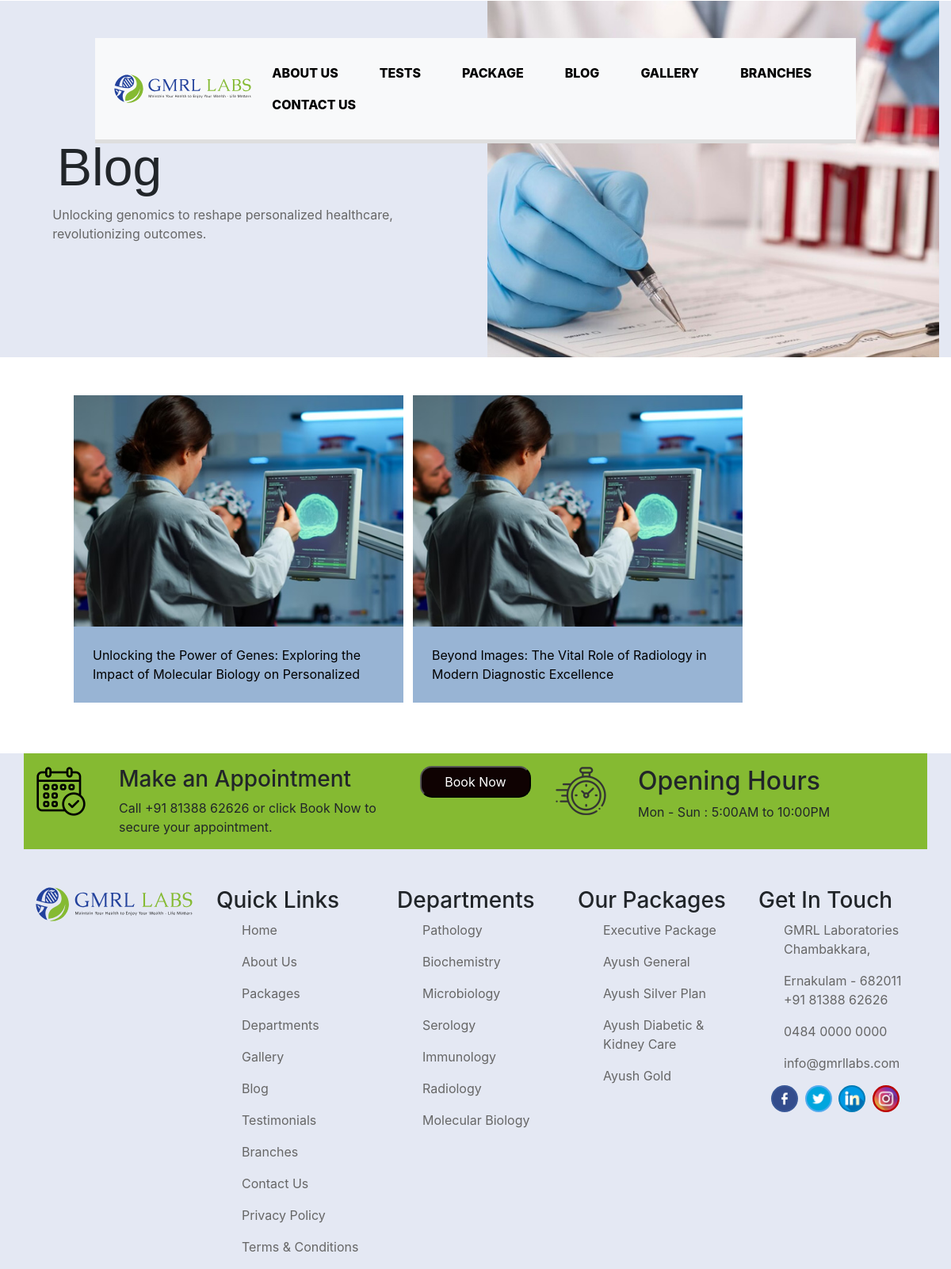
Page /blog on the committed database.
### app/models.py (models this page shows, shortened)
class Blog(models.Model):
    image=models.ImageField(upload_to='img')
    description=models.CharField(max_length=255)

### app/views.py (the view)
# urls.py: path('blog',views.blog,name='blog'),
def blog(request):
    context={}
    m=Blog.objects.all()
    context['m']=m
    return render(request,'blog.html',context)

### app/templates/blog.html (shortened to what this page needs)
<!DOCTYPE html>
<html lang="en">
<head>
    {% load static %}
    <link href="https://cdn.jsdelivr.net/npm/bootstrap@5.1.3/dist/css/bootstrap.min.css" rel="stylesheet">
<link rel="stylesheet" href="{% static 'boot/bootstrap.min.css' %}">
<link rel="stylesheet" href="https://use.fontawesome.com/releases/v5.6.3/css/all.css">
<link rel="stylesheet"   href="{% static 'css/blog.css' %}"  >
</head>
<body>
          <div class="social ">
      <div class="container-fluid ">
        <div class="col-lg  col-md-12 col-sm- col-6">
        <nav class="navbar bg-light navbar-expand-lg mt-5 py-4 px-4 fixed-top">
          <img src="{% static 'images/gmrl-logo.svg' %}" alt="" width="19%" >
          <div class="collapse navbar-collapse" id="navbarSupportedContent">
          <ul class="nav ml-auto">
            <li class="nav-item">
              <a class="nav-link  col" aria-current="page"  href="{%url 'aboutus' %}" >ABOUT US</a>
          </li>
          <li class="nav-item  ">
            <a class="nav-link  col"   href="{%url 'test' %}">TESTS</a>
          </li>
          <li class="nav-item">
            <a class="nav-link  col" href="{%url 'package' %}" >PACKAGE</a>
          </li>
          <li class="nav-item">
            <a class="nav-link col"  href="{%url 'blog' %}">BLOG</a>
          </li>
          <li class="nav-item">
            <a class="nav-link col"  href="{%url 'gallery' %}">GALLERY</a>
          </li>
          <li class="nav-item">
            <a class="nav-link col"  href="{%url 'branches' %}">BRANCHES</a>
          </li>
          <li class="nav-item">
            <a class="nav-link col"  href="{%url 'contactus' %}">CONTACT US</a>
          </li>
          </ul>
        </div>
        </nav>
      </div>
      </div>
                    <div class="container-fluid intro">
                        <div class="row">
                          <div class="col-lg ">
                            <h1 class="intoh">Blog</h1>
                            <p class="inlab">Unlocking genomics to reshape personalized healthcare,<br>
                                revolutionizing outcomes.</p>
                          </div>
                          <div class="col-lg introimg">
                            <img src="{% static 'images/banner2.jpg' %}" alt="">
                          </div>
                        </div>
                      </div>
                      <div class="container mt-5 mb-5 ">
                        <div class="row ">
                          {% for i in m %}
                          <div class="col-lg-4  col-md-8 col-sm-8 col-8 ms-5">
                            <div class="pack" style="width:26rem;">
                              <a href="{% url 'subblog' i.id %} ">
                               <div class="wrapper -2 ">
                                 <img src="{{i.image.url}}" class=" w-100 overla mx-0 " alt="..">
                               </div></a>
                               <p class="p-4 Ayush">{{i.description}} </p>
                               </div>
                          </div>
                          {%endfor%}
                        </div>
                        </div>
                      <div class="container-fluid foot">
                        <div class="row">
                          <div class="col-lg">
                           <div class="container green">
                             <div class="row ">
                              <div class="col-lg mt-3">
                                <img src="{% static 'images/schedule.png' %}" alt="">
                              </div>
                              <div class="col-lg-4 mt-3">
                                <h3>Make an Appointment</h3>
                                <p>Call +91 81388 62626 or click Book Now to secure your appointment.
                                </p>
                              </div>
                              <div class="col-lg mt-3"><a href="{%url 'appointment' %}">
                                <button type="submit" class="button7">Book Now</button></a>
                              </div>
                              <div class="col-lg mt-3">
                                <img src="{% static 'images/openinh-hours-logo.png' %}"  alt="">
                              </div>
                              <div class="col-lg-4 mt-3">
                                <h2>Opening Hours</h2>
                                <p>Mon - Sun : 5:00AM to 10:00PM</p>
                              </div>
                             </div>
                            </div>
                          </div>
                        </div>
                                                  <div class="row mt-5">
                                                    <div class="col-lg">
                                                      <div class="container">
                                                        <div class="row">
                                                          <div class="col-lg mrllogo">
                                                            <img src="{% static 'images/gmrl-logo.svg' %}" alt="">
                                                          </div>
                                                          <div class="col-lg">
                                                            <h3> Quick Links</h3>
                                                           <ul  class="menu">
                                                            <p><a href="{%url 'index'%}" aria-current="page" class="menu">Home</a></p>
                                                              <p><a href="{%url 'aboutus'%}" class="menu">About Us</a></p>
                                                              <p><a href="{%url 'package'%}" class="menu">Packages</a></p>
                                                              <p><a href="{%url 'department'%}" class="menu">Departments</a></li>
                                                                <p><a href="{%url 'gallery'%}" class="menu">Gallery</a></li>
                                                                  <p><a href="{%url 'blog'%}" class="menu">Blog</a></li>
                                                                    <p><a href="{%url 'testimoinal'%}" class="menu">Testimonials</a></li>
                                                                      <p><a href="{%url 'branches'%}" class="menu">Branches</a></li>
                                                                        <p><a href="{%url 'contactus'%}" class="menu">Contact Us</a></li>
                                                                          <p><a rel="privacy-policy" href="{%url 'privacy'%}" class="menu">Privacy Policy</a></li>
                                                                            <p><a href="{%url 'terms'%}" class="menu">Terms &amp; Conditions</a></li>
                                                              </ul>
                                                          </div>
                                                          <div class="col-lg">
                                                            <h3>Departments</h3>
                                                           <ul  class="menu">
                                                            <p><a href="{%url 'department'%}" aria-current="page" class="menu">Pathology</a></li>
                                                              <p><a href="{%url 'department'%}" class="menu">Biochemistry</a></li>
                                                                <p><a href="{%url 'department'%}" class="menu">Microbiology</a></li>
                                                                  <p><a href="{%url 'department'%}" class="menu">Serology</a></li>
                                                                    <p><a href="{%url 'department'%}"class="menu">Immunology</a></li>
                                                                      <p><a href="{%url 'department'%}"class="menu">Radiology</a></li>
                                                                        <p><a href="{%url 'department'%}"class="menu">Molecular Biology</a></li>
                                                              </ul>
                                                          </div>
                                                          <div class="col-lg">
                                                            <h3>Our Packages</h3>
                                                           <ul  class="menu">
                                                            <p><a href="Executive Package.html" aria-current="page" class="menu">Executive Package</a></li>
                                                              <p><a href="Ayush General.html" class="menu">Ayush General</a></li>
                                                                <p><a href="Ayush Silver Plan.html" class="menu">Ayush Silver Plan</a></li>
                                                                  <p><a href="Ayush Diabetic .html" class="menu">Ayush Diabetic & Kidney Care</a></li>
                                                                    <p><a href="Ayush Gold.html"class="menu">Ayush Gold</a></li>
                                                              </ul>
                                                          </div>
                                                          <div class="col-lg">
                                                            <h3>Get In Touch</h3>
                                                           <ul  class="menu">
                                                           <p> <a href="" aria-current="page" class="menu">GMRL Laboratories Chambakkara, </a></p>
                                                              <a href="" class="menu">Ernakulam - 682011</a></li>
                                                              <p><a href=""class="menu">+91 81388 62626</a></p>
                                                              <p><a href="" class="menu">0484 0000 0000</a></p>
                                                            <p>  <a href=""class="menu">info@gmrllabs.com</a></p>
                                                              </ul>
                                                              <div class="rounded-social-buttons">
                                                                 <div class="rounded-social-buttons">
                                                                  <a class="social-button facebook" href="https://www.facebook.com/" target="_blank"><img src="{% static 'images/facebook.png'%}" alt="" width="35px"> </a>
                                                                  <a class="social-button twitter" href="https://www.twitter.com/" target="_blank"><img src="{% static 'images/twitter.png'%}" alt="" width="35px"> </a>
                                                                  <a class="social-button linkedin" href="https://www.linkedin.com/" target="_blank"><img src="{% static 'images/linkedin.png'%}" alt="" width="35px"> </a>
                                                                  <a class="social-button youtube" href="https://www.youtube.com/" target="_blank"><img src="{% static 'images/instagram.png'%}" alt="" width="35px"></a>
                                                              </div>
                                                          </div>
                                                        </div>
                                                      </div>
                                                    </div>
                                                </div>
                                </div>
                          </body>
                          </html>

### static/css/blog.css (style rules this page uses)
html, body { max-width: 100%; overflow-x: hidden; }
nav { width: 80%; margin: 0 auto; background: #fff; padding: 50px 0; box-shadow: 0px 5px 0px #dedede; }
nav ul li a { display: block; padding: 15px; text-decoration: none; color: #aaa; font-weight: 800; text-transform: uppercase; margin: 0 10px; }
.col { color: black; }
.intro { background-color: #e4e8f3; }
.intoh { font-family: 'Oswald', sans-serif !important; font-weight: 200; font-size: 66px; padding: 0; margin-left: 10%; margin-top: 30%; }
.introimg img { width: 100%; height: 450px; object-fit: cover; }
.inlab { margin-left: 9%; color: #666666; }
.wrapper { position: relative; width: 100%; background: radial-gradient(#4768ad 50%, #6262ee 100%); overflow: hidden; }
img { max-width: 100%; display: block; }
.wrapper img,.clo:hover { transform: scale(1.3); transition: 0.3s ease-out; }
.pack { background-color:RGB(152, 180, 212); }
.Ayush { color: black; text-decoration: none; }
.green { background-color: #85ba32; }
.button7 { background-color:rgb(15, 2, 2); color: #ffffff; border-radius: 15px; width: 140px; height: 40px; }
.foot { background-color: #e4e8f3; margin-top: 40px; }
.mrllogo img { width: 100%; }
.menu { color: #666666; }
.rounded-social-buttons { text-align: center; }
.rounded-social-buttons .social-button { display: inline-block; position: relative; cursor: pointer; width: 2.125rem; height: 2.125rem; border: 0.125rem solid transparent; padding: 0; text-decoration: none; text-align: center; color: #fefefe; font-size: 1.5625rem; font-weight: normal; line-height: 0em; border-radius: 1.6875rem; transition: all 0.5s ease; margin-right: 0.25rem; margin-bottom: 0.25rem; }
.rounded-social-buttons .social-button.facebook { background: #3b5998; }
.rounded-social-buttons .social-button.twitter { background: #55acee; }
.rounded-social-buttons .social-button.linkedin { background: #007bb5; }
.rounded-social-buttons .social-button.youtube { background: #bb0000; }
.menu { color: #666666; text-decoration: none; }

### rows in the picture
Blog: image (picture), description "Unlocking the Power of Genes: Exploring the Impact of Molecular Biology on Personalized"
Blog: image (picture), description "Beyond Images: The Vital Role of Radiology in Modern Diagnostic Excellence"
